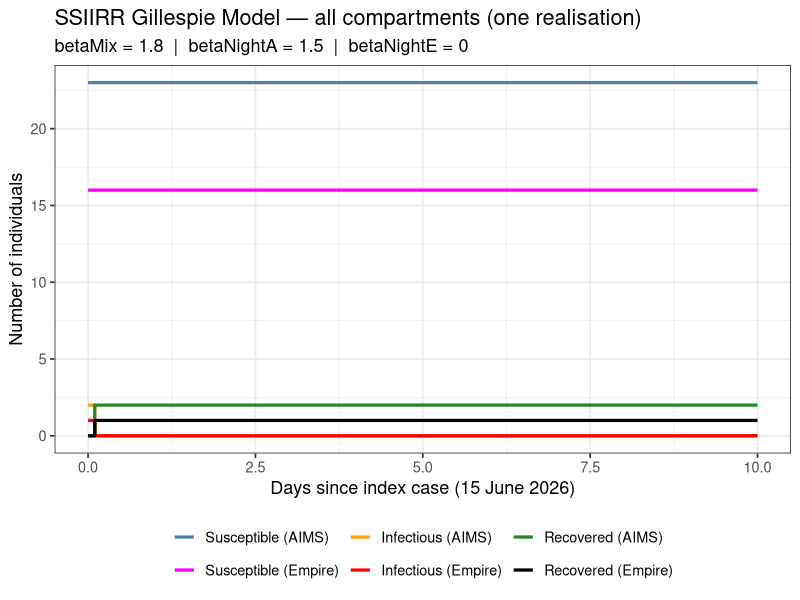
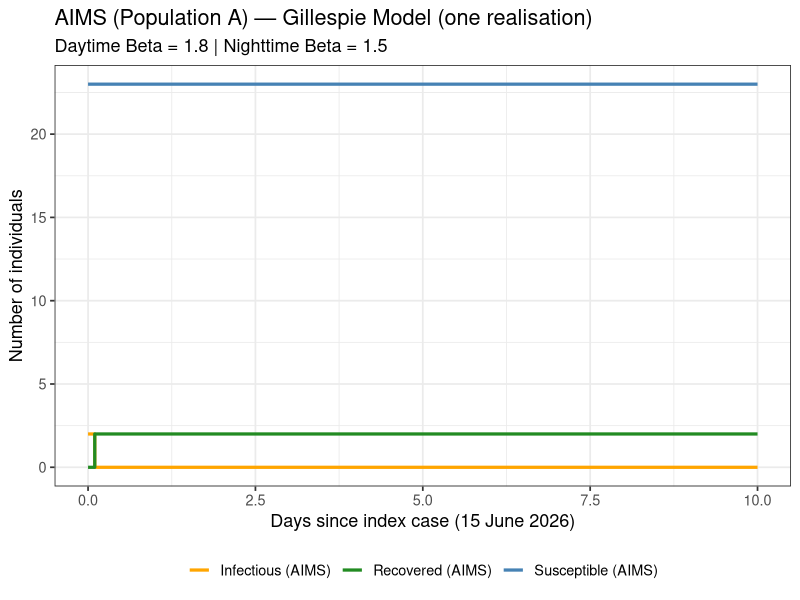
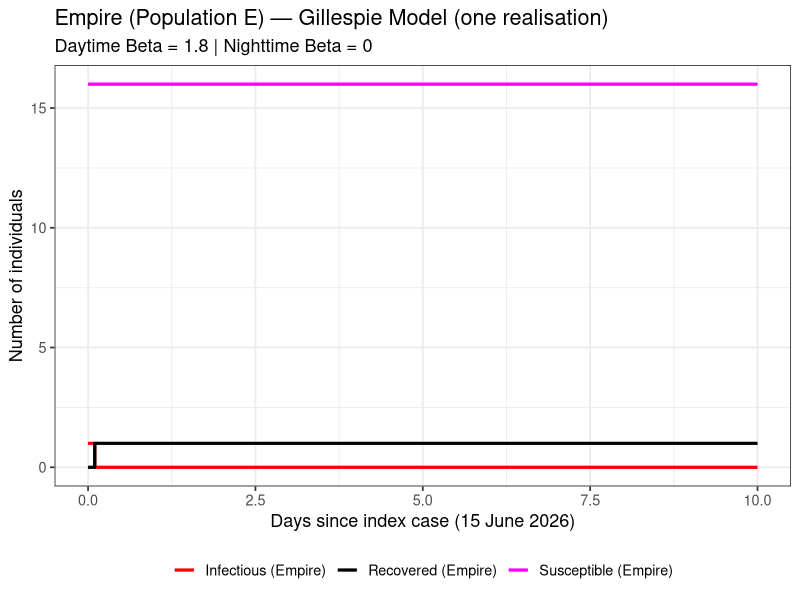
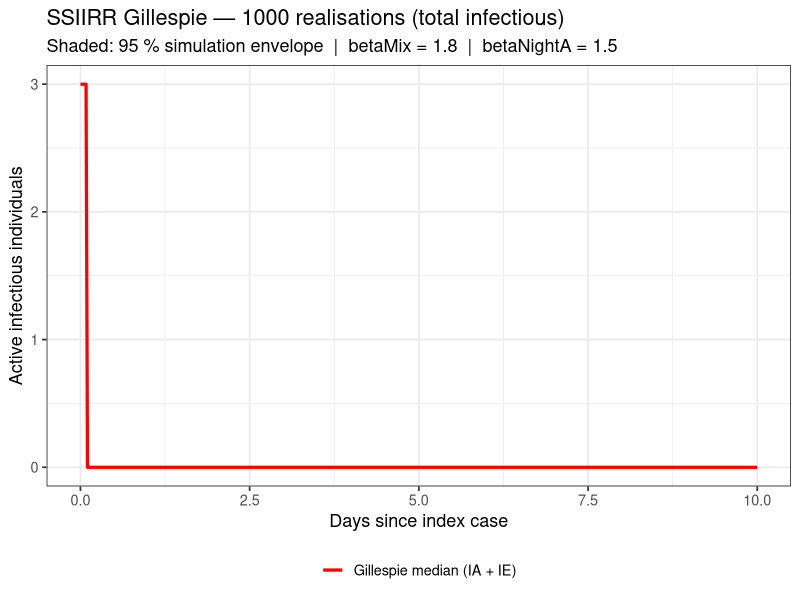
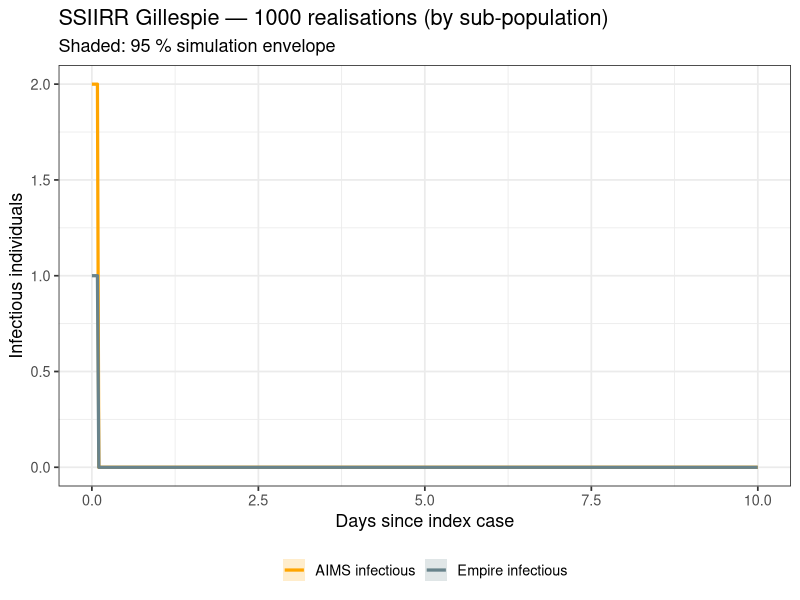

These figures' R source, in order:
# Date    : 22 July 2026
# Authors : Mandita Rakei (original), updated to match SSIIRR deterministic ODE
# Purpose : Gillespie (stochastic) SSIIRR model — two sub-populations (AIMS & Empire)
#           with time-varying (daytime / nighttime) betas

# ---------------------------------------------------------------------------
# Model Description
# ---------------------------------------------------------------------------
# Two sub-populations sharing AIMS during the day:
#   Population A — residents of AIMS     (N_A = 25)
#   Population E — residents of Empire   (N_E = 17)
#
# Compartments: SA, SE, IA, IE, RA, RE
#
# Force of infection mirrors the ODE exactly:
#   DAYTIME   (day_fraction in [0.3328, 0.77071]):
#     inf_mix  = betaMix  * (IA + IE) / N0   <- shared AIMS mixing
#     inf_NA   = 0                             <- no AIMS-only night contact
#     inf_NE   = 0                             <- no Empire-only night contact
#
#   NIGHTTIME (all other hours):
#     inf_mix  = 0
#     inf_NA   = betaNightA * IA / N_A        <- AIMS residents only
#     inf_NE   = betaNightE * IE / N_E        <- Empire residents only
#
# Transitions and rates (exactly matching ODE derivatives):
#   Event               Change                  Rate
#   Infect SA (day)     SA -> IA                (inf_mix) * SA
#   Infect SA (night)   SA -> IA                (inf_NA)  * SA
#   Infect SE (day)     SE -> IE                (inf_mix) * SE
#   Infect SE (night)   SE -> IE                (inf_NE)  * SE
#   Recover IA          IA -> RA                gammaA * IA
#   Recover IE          IE -> RE                gammaE * IE

# ---------------------------------------------------------------------------
# Step 0: Load packages
# ---------------------------------------------------------------------------

library(tidyverse)
library(lubridate)

# ---------------------------------------------------------------------------
# Step 1: Load data and set initial conditions (mirrors ODE script exactly)
# ---------------------------------------------------------------------------

data <- read.csv("MMF-Final+Locations+Doctors.csv", stringsAsFactors = FALSE)

data$Date     <- as.Date(data$Date, format = "%d/%m/%Y")
data$DateTime <- as.POSIXct(paste(data$Date, data$Time),
                            format = "%Y-%m-%d %H:%M:%S")
data$Day      <- as.numeric(data$Date - min(data$Date))

# Location == 1 -> IE (Empire), Location == 0 -> IA (AIMS)
data$Status <- ifelse(data$Location == 1, "IE", "IA")

# Index cases — same logic as ODE script
I0_IE <- sum(data$Location == 1 & data$Infected.by == "Started")
I0_IA <- sum(data$Location == 0 & data$Infected.by == "Started")

# Population sizes — identical to ODE script
N0  <- 42
N_A <- 25
N_E <- 17
S0_A <- N_A - I0_IA
S0_E <- N_E - I0_IE

# Initial state vector — compartment names and order match pop.ssiirr in ODE
y0 <- c(
  SE = S0_E,
  SA = S0_A,
  IA = I0_IA,
  IE = I0_IE,
  RA = 0,
  RE = 0
)

cat("Initial conditions:\n"); print(y0)

# ---------------------------------------------------------------------------
# Step 2: Parameters — identical to the ODE script
# ---------------------------------------------------------------------------

betaMixprior    <- 1.8
betaNightAprior <- 1.5
betaNightEprior <- 0       # Empire has no night-only transmission in the ODE

params <- c(
  betaMix    = betaMixprior,
  betaNightA = betaNightAprior,
  betaNightE = betaNightEprior,
  gammaA     = 1,
  gammaE     = 1,
  N0         = N0,
  N_A        = N_A,
  N_E        = N_E
)

# Daytime window (fraction of day) — matches ODE exactly
DAYTIME_START <- 0.3328
DAYTIME_END   <- 0.77071

cat("\nParameters:\n"); print(params)

# ---------------------------------------------------------------------------
# Helper: time-of-day betas (replicates the ifelse logic in the ODE)
# ---------------------------------------------------------------------------

get_betas <- function(t, params) {
  day_fraction <- t %% 1
  is_daytime   <- (day_fraction >= DAYTIME_START) & (day_fraction <= DAYTIME_END)
  
  if (is_daytime) {
    list(
      beta_M  = params["betaMix"],
      beta_NA = 0,
      beta_NE = 0
    )
  } else {
    list(
      beta_M  = 0,
      beta_NA = params["betaNightA"],
      beta_NE = params["betaNightE"]
    )
  }
}

# ---------------------------------------------------------------------------
# Step 3: Single Gillespie step — six possible events, time-dependent rates
# ---------------------------------------------------------------------------

event_ssiirr <- function(time, SA, SE, IA, IE, RA, RE, params, t_end) {
  with(as.list(params), {
    
    betas   <- get_betas(time, params)
    inf_mix <- betas$beta_M  * (IA + IE) / N0
    inf_NA  <- betas$beta_NA * IA / N_A
    inf_NE  <- betas$beta_NE * IE / N_E
    
    # Six event rates — exactly the terms in the ODE derivatives
    rates <- c(
      infect_A_mix   = inf_mix * SA,          # daytime AIMS infection
      infect_A_night = inf_NA  * SA,           # nighttime AIMS-only infection
      infect_E_mix   = inf_mix * SE,           # daytime Empire infection
      infect_E_night = inf_NE  * SE,           # nighttime Empire-only infection
      recover_A      = gammaA  * IA,
      recover_E      = gammaE  * IE
    )
    
    total_rate <- sum(rates)
    
    new_infection <- 0
    
    if (total_rate == 0) {
      # Epidemic is over — jump to end of simulation
      return(data.frame(
        time = t_end,
        SA = SA, SE = SE, IA = IA, IE = IE, RA = RA, RE = RE,
        new_infection = 0
      ))
    }
    
    # Time to next event (exponential inter-arrival)
    #event_time <- time + rexp(1, total_rate)
    event_time <- 0.1
    # Which event fires?
    event_type <- sample(names(rates), 1, prob = rates / total_rate)
    print(event_type)
    switch(event_type,
           "infect_A_mix"   = { SA <- SA - 1; IA <- IA + 1; new_infection <- 1 },
           "infect_A_night" = { SA <- SA - 1; IA <- IA + 1; new_infection <- 1 },
           "infect_E_mix"   = { SE <- SE - 1; IE <- IE + 1; new_infection <- 1 },
           "infect_E_night" = { SE <- SE - 1; IE <- IE + 1; new_infection <- 1 },
           "recover_A"      = { IA <- IA - 1; RA <- RA + 1 },
           "recover_E"      = { IE <- IE - 1; RE <- RE + 1 }
    )
    
    return(data.frame(
      time = event_time,
      SA = SA, SE = SE, IA = IA, IE = IE, RA = RA, RE = RE,
      new_infection = new_infection
    ))
  })
}

# ---------------------------------------------------------------------------
# Step 4: Full Gillespie simulation from t = 0 to t_end
#         Includes a CI (cumulative incidence) column to mirror ssiirr_CI
# ---------------------------------------------------------------------------

simulate_ssiirr <- function(t_end, y, params) {
  with(as.list(y), {
    
    CI <- 0
    
    ts <- data.frame(
      time = 0,
      SA = SA, SE = SE, IA = IA, IE = IE, RA = RA, RE = RE,
      CI = CI
    )
    current <- ts[1, ]
    
    while (current$time < t_end) {
      
      nxt <- event_ssiirr(
        time = current$time,
        SA   = current$SA,
        SE   = current$SE,
        IA   = current$IA,
        IE   = current$IE,
        RA   = current$RA,
        RE   = current$RE,
        params = params,
        t_end  = t_end
      )
      
      # Stop if next event falls beyond t_end
      if (nxt$time >= t_end) break
      
      CI <- CI + nxt$new_infection
      
      current <- data.frame(
        time = nxt$time,
        SA   = nxt$SA, SE = nxt$SE,
        IA   = nxt$IA, IE = nxt$IE,
        RA   = nxt$RA, RE = nxt$RE,
        CI   = CI
      )
      ts <- rbind(ts, current)
    }
    
    # Final row at exactly t_end for clean downstream indexing
    ts <- rbind(ts, data.frame(
      time = t_end,
      SA   = current$SA, SE = current$SE,
      IA   = current$IA, IE = current$IE,
      RA   = current$RA, RE = current$RE,
      CI   = CI
    ))
    
    return(ts)
  })
}

# ---------------------------------------------------------------------------
# Step 5: Run one realisation
# ---------------------------------------------------------------------------

#set.seed(42)
final_time <- 10     # days — same horizon as the ODE script
ts1 <- simulate_ssiirr(final_time, y0, params)

cat("\nGillespie trajectory (last 6 rows):\n"); print(tail(ts1))

# ---------------------------------------------------------------------------
# Step 6a: Plot all six compartments (mirrors ODE compartment plot)
# ---------------------------------------------------------------------------

ts1_long <- ts1 %>%
  pivot_longer(cols      = c(SA, SE, IA, IE, RA, RE),
               names_to  = "Compartment",
               values_to = "Count") %>%
  mutate(Compartment = factor(Compartment,
                              levels = c("SA", "SE", "IA", "IE", "RA", "RE")))

ggplot(ts1_long, aes(x = time, y = Count, colour = Compartment)) +
  geom_step(linewidth = 1.1) +
  scale_colour_manual(
    values = c(SA = "steelblue", SE = "magenta",
               IA = "orange",   IE = "red",
               RA = "forestgreen", RE = "black"),
    labels = c(SA = "Susceptible (AIMS)",
               SE = "Susceptible (Empire)",
               IA = "Infectious (AIMS)",
               IE = "Infectious (Empire)",
               RA = "Recovered (AIMS)",
               RE = "Recovered (Empire)")
  ) +
  xlab("Days since index case (15 June 2026)") +
  ylab("Number of individuals") +
  ggtitle("SSIIRR Gillespie Model — all compartments (one realisation)",
          subtitle = paste0("betaMix = ", params["betaMix"],
                            "  |  betaNightA = ", params["betaNightA"],
                            "  |  betaNightE = ", params["betaNightE"])) +
  theme_bw(base_size = 13) +
  theme(legend.position = "bottom", legend.title = element_blank())

# ---------------------------------------------------------------------------
# Step 6b: AIMS compartments only (mirrors ODE AIMS plot)
# ---------------------------------------------------------------------------

ts1_long_A <- ts1 %>%
  pivot_longer(cols = c(SA, IA, RA),
               names_to  = "Compartment",
               values_to = "Count")

ggplot(ts1_long_A, aes(x = time, y = Count, colour = Compartment)) +
  geom_step(linewidth = 1.1) +
  scale_colour_manual(
    values = c(SA = "steelblue", IA = "orange", RA = "forestgreen"),
    labels = c(SA = "Susceptible (AIMS)",
               IA = "Infectious (AIMS)",
               RA = "Recovered (AIMS)")
  ) +
  xlab("Days since index case (15 June 2026)") +
  ylab("Number of individuals") +
  ggtitle("AIMS (Population A) — Gillespie Model (one realisation)",
          subtitle = paste0("Daytime Beta = ", params["betaMix"],
                            " | Nighttime Beta = ", params["betaNightA"])) +
  theme_bw(base_size = 13) +
  theme(legend.position = "bottom", legend.title = element_blank())

# ---------------------------------------------------------------------------
# Step 6c: Empire compartments only (mirrors ODE Empire plot)
# ---------------------------------------------------------------------------

ts1_long_E <- ts1 %>%
  pivot_longer(cols = c(SE, IE, RE),
               names_to  = "Compartment",
               values_to = "Count")

ggplot(ts1_long_E, aes(x = time, y = Count, colour = Compartment)) +
  geom_step(linewidth = 1.1) +
  scale_colour_manual(
    values = c(SE = "magenta", IE = "red", RE = "black"),
    labels = c(SE = "Susceptible (Empire)",
               IE = "Infectious (Empire)",
               RE = "Recovered (Empire)")
  ) +
  xlab("Days since index case (15 June 2026)") +
  ylab("Number of individuals") +
  ggtitle("Empire (Population E) — Gillespie Model (one realisation)",
          subtitle = paste0("Daytime Beta = ", params["betaMix"],
                            " | Nighttime Beta = ", params["betaNightE"])) +
  theme_bw(base_size = 13) +
  theme(legend.position = "bottom", legend.title = element_blank())

# ---------------------------------------------------------------------------
# Step 7: Multiple realisations — median + 95 % envelope
# ---------------------------------------------------------------------------

n_sims   <- 1000
time_out <- seq(0, final_time, by = 0.02083)   # ~30-min grid, matches ODE step

# Helper: look up compartment value at each grid point (last-value carry-forward)
get_compartment_at <- function(traj, tgrid, col) {
  sapply(tgrid, function(t) {
    idx <- max(which(traj$time <= t))
    traj[[col]][idx]
  })
}

set.seed(2024)
sim_list <- lapply(seq_len(n_sims), function(i) {
  traj <- simulate_ssiirr(final_time, y0, params)
  data.frame(
    sim  = i,
    time = time_out,
    SA   = get_compartment_at(traj, time_out, "SA"),
    SE   = get_compartment_at(traj, time_out, "SE"),
    IA   = get_compartment_at(traj, time_out, "IA"),
    IE   = get_compartment_at(traj, time_out, "IE"),
    RA   = get_compartment_at(traj, time_out, "RA"),
    RE   = get_compartment_at(traj, time_out, "RE"),
    CI   = get_compartment_at(traj, time_out, "CI")
  )
})

sim_all <- bind_rows(sim_list)

# Summarise per time point
ensemble <- sim_all %>%
  group_by(time) %>%
  summarise(
    IA_med = median(IA), IA_lo = quantile(IA, 0.025), IA_hi = quantile(IA, 0.975),
    IE_med = median(IE), IE_lo = quantile(IE, 0.025), IE_hi = quantile(IE, 0.975),
    SA_med = median(SA), SA_lo = quantile(SA, 0.025), SA_hi = quantile(SA, 0.975),
    SE_med = median(SE), SE_lo = quantile(SE, 0.025), SE_hi = quantile(SE, 0.975),
    RA_med = median(RA), RA_lo = quantile(RA, 0.025), RA_hi = quantile(RA, 0.975),
    RE_med = median(RE), RE_lo = quantile(RE, 0.025), RE_hi = quantile(RE, 0.975),
    .groups = "drop"
  )

# --- Plot: total infectious (IA + IE) ensemble ---
ggplot(ensemble, aes(x = time)) +
  geom_ribbon(aes(ymin = IA_lo + IE_lo, ymax = IA_hi + IE_hi),
              fill = "tomato", alpha = 0.25) +
  geom_line(aes(y = IA_med + IE_med, colour = "Gillespie median (IA + IE)"),
            linewidth = 1.1) +
  scale_colour_manual(values = c("Gillespie median (IA + IE)" = "red")) +
  xlab("Days since index case") +
  ylab("Active infectious individuals") +
  ggtitle(
    paste0("SSIIRR Gillespie — ", n_sims, " realisations (total infectious)"),
    subtitle = paste0("Shaded: 95 % simulation envelope  |  ",
                      "betaMix = ", params["betaMix"],
                      "  |  betaNightA = ", params["betaNightA"])
  ) +
  theme_bw(base_size = 13) +
  theme(legend.position = "bottom", legend.title = element_blank())

# --- Plot: AIMS vs Empire infectious separately ---
ensemble_long <- ensemble %>%
  select(time, IA_med, IE_med, IA_lo, IE_lo, IA_hi, IE_hi) %>%
  pivot_longer(
    cols      = -time,
    names_to  = c("Compartment", ".value"),
    names_sep = "_"
  )

ggplot(ensemble_long, aes(x = time, colour = Compartment, fill = Compartment)) +
  geom_ribbon(aes(ymin = lo, ymax = hi), alpha = 0.2, colour = NA) +
  geom_line(aes(y = med), linewidth = 1.1) +
  scale_colour_manual(values = c(IA = "orange", IE = "lightblue4"),
                      labels = c(IA = "AIMS infectious",
                                 IE = "Empire infectious")) +
  scale_fill_manual(values   = c(IA = "orange", IE = "lightblue4"),
                    labels   = c(IA = "AIMS infectious",
                                 IE = "Empire infectious")) +
  xlab("Days since index case") +
  ylab("Infectious individuals") +
  ggtitle(
    paste0("SSIIRR Gillespie — ", n_sims, " realisations (by sub-population)"),
    subtitle = "Shaded: 95 % simulation envelope"
  ) +
  theme_bw(base_size = 13) +
  theme(legend.position = "bottom", legend.title = element_blank())
